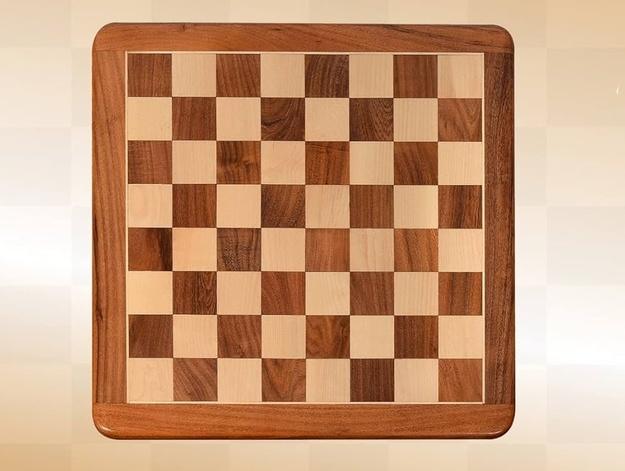
#> input picture object_detection/flat_chess.jpg, 625 x 471 px, shrunk from 1000 x 754 before the run; the run also reads 1 picture not shown here
$ jupyter execute corner_detection.ipynb
#> lines starting #> are read from the running program, lines starting #| are printed output that depends on the picture; after the words box and inside, x2 and y2 are one past the last pixel; in counts of white or black regions, pixels touching at a corner belong together
Corner Detection

[cell 1]
# The image data
import cv2
import numpy as np
import matplotlib.pyplot as plt

[cell 2]
flat_chess = cv2.imread('flat_chess.jpg')
#> flat_chess is the input picture: shape (471, 625, 3); mean B, G, R 125.6, 157.4, 200
flat_chess = cv2.cvtColor(flat_chess, cv2.COLOR_BGR2RGB)
plt.imshow(flat_chess)

[cell 3]
gray_flat_chess = cv2.cvtColor(flat_chess, cv2.COLOR_BGR2GRAY)
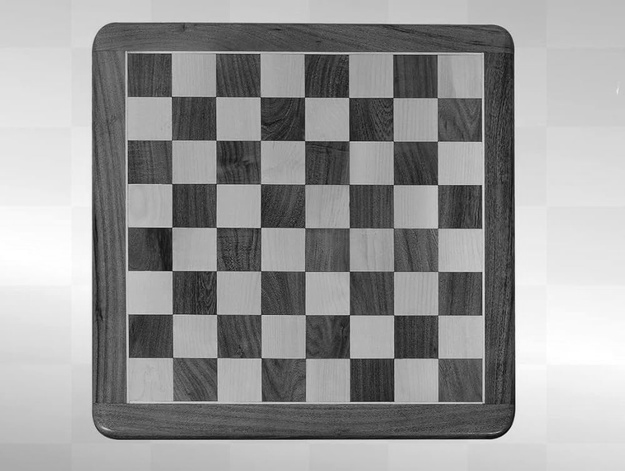
#> gray_flat_chess: shape (471, 625); min 5, max 255, mean 152.8
plt.imshow(gray_flat_chess, cmap='gray')

[cell 4]
real_chess = cv2.imread('real_chess.jpg')
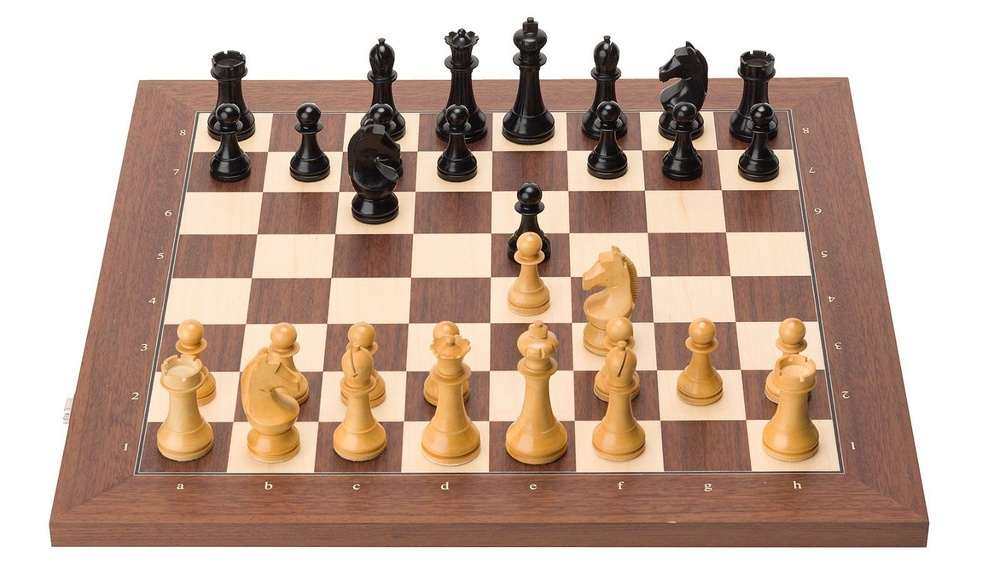
#> input picture object_detection/real_chess.jpg, 1000 x 575 px, shrunk from 1600 x 920 before the run
#> real_chess is the input picture: shape (575, 1000, 3); mean B, G, R 156.3, 171.9, 196.1
real_chess = cv2.cvtColor(real_chess, cv2.COLOR_BGR2RGB)
plt.imshow(real_chess)

[cell 5]
gray_real_chess = cv2.cvtColor(real_chess, cv2.COLOR_BGR2GRAY)
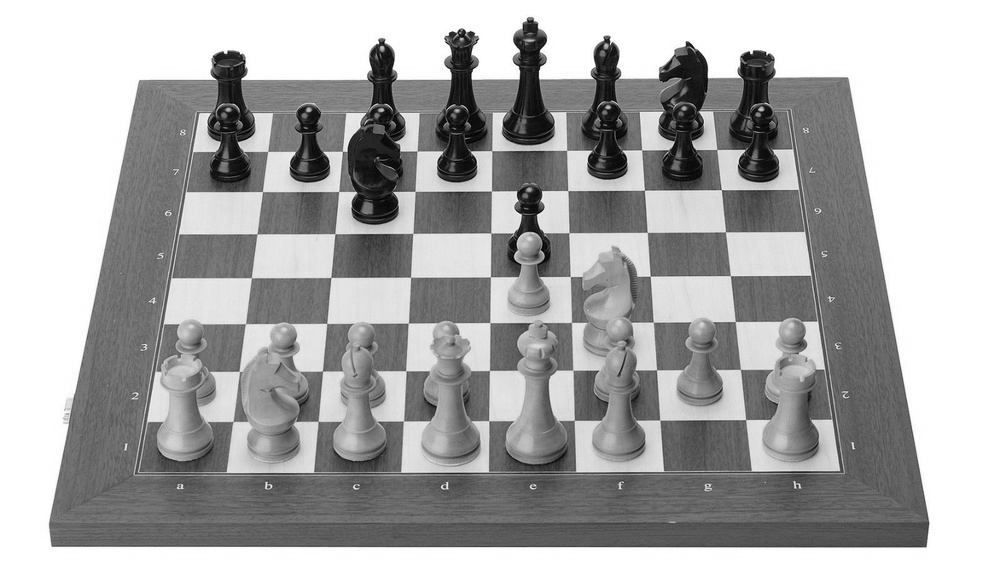
#> gray_real_chess: shape (575, 1000); min 0, max 255, mean 170
plt.imshow(gray_real_chess, cmap='gray')

Harris Corner Detection
- src input single-channel 8-bit or floating-point image.
- dst image to store the Herris detector response. It has the type CV_32FC1 and the same size as src.
- blockSize Neighborhood size.
- ksize Apreture parameter for the Sobel filter.
- K Herris deterctor free parameter. See the formula in DocString.
- borderType pixel extrapolaration method.

[cell 6]
# Convert Gray scale image to float values
gray = np.float32(gray_flat_chess)

#Corner Harris Detection
dst = cv2.cornerHarris(src=gray,blockSize=2,ksize=3,k=0.04)

# result is dilated for marking the corners, not important to actual corner detection
dst = cv2.dilate(dst,None)
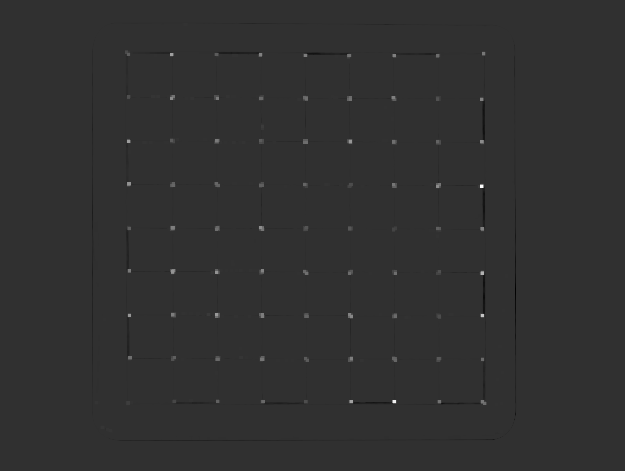
#> dst: shape (471, 625) float32; min -9621133, max 41442080, mean 35925.5; drawn with min black and max white

# Threshold for an optimal value, it may vary depending on the image
flat_chess[dst>0.01*dst.max()]=[255,0,0]
#> flat_chess: shape (471, 625, 3); mean R, G, B 200.7, 156.4, 124.9

plt.imshow(flat_chess)

[cell 7]
# Convert Gray scale Image to float Values
gray = np.float32(gray_real_chess)
#> gray: shape (575, 1000) float32

# Corner Herris Detection
dst = cv2.cornerHarris(src=gray, blockSize=2, ksize=3, k=0.04)
#> dst: shape (575, 1000) float32

# result is  diluted for marking the corners, not important to actual corner detection
dst = cv2.dilate(dst, None)
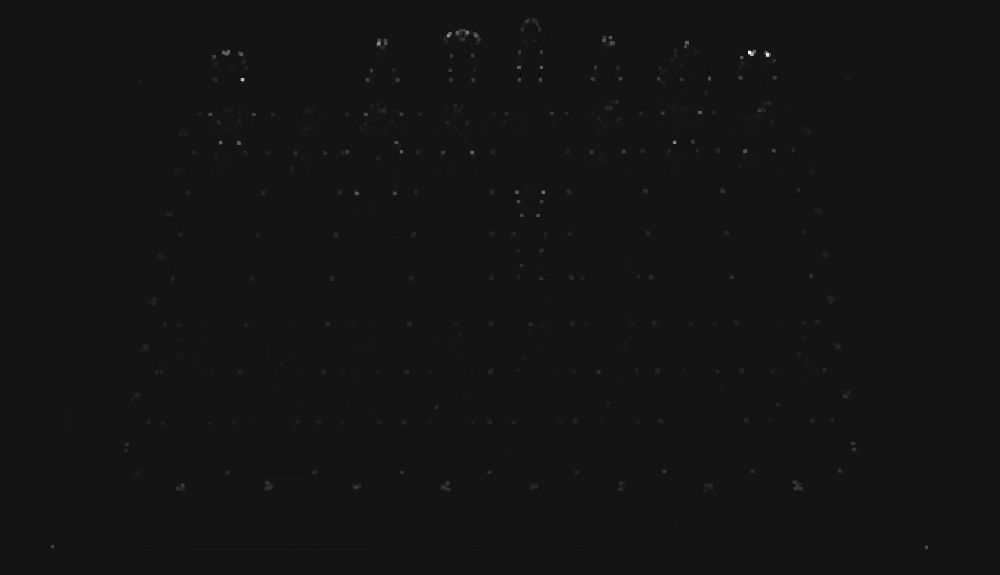
#> dst: shape (575, 1000) float32; min -15900823, max 178591968, mean 176498.1; drawn with min black and max white

# Threshold for an optimal value, it may vary depending on the image.
real_chess[dst>0.01*dst.max()] = [255,0,0]
#> real_chess: shape (575, 1000, 3); mean R, G, B 197.7, 169.9, 154.5

plt.imshow(real_chess)

Shi-Tomasi corner Detector and Good Feature Tracker Path
- image input 8-bit or floating-point 32-bit, single-channel image.
- corners output vector of detected corners.
- maxCorners Maximum numbers of corners to return. If there are more corners than are found the strongest of them returned.
- qualityLevel parameter characterizing the minimal eigenvalue of herris function response. The corners with quality measures = 1500, and the qualityLevel = 0.01, then all the corners with the quality measure less than quality measure = 1500, and the qualityLevel=0.01, then all the corners with the quality less than 15 are rejected.

[cell 8]
# Need to reset the images since we drew on them
flat_chess = cv2.imread('flat_chessboard.jpeg')
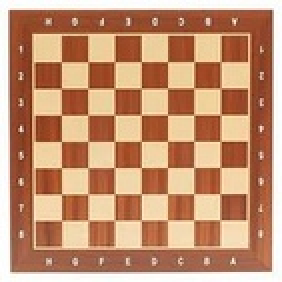
#> input picture object_detection/flat_chessboard.jpeg, 141 x 141 px, shrunk from 225 x 225 before the run (shown 2 times larger)
#> flat_chess is the input picture: shape (141, 141, 3); mean B, G, R 113.1, 145.6, 195.5
flat_chess = cv2.cvtColor(flat_chess, cv2.COLOR_BGR2RGB)
gray_flat_chess = cv2.cvtColor(flat_chess, cv2.COLOR_BGR2GRAY)
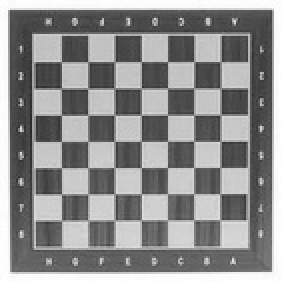
#> gray_flat_chess: shape (141, 141) (shown 2 times larger); min 40, max 255, mean 141.6

[cell 9]
corners = cv2.goodFeaturesToTrack(gray_flat_chess,5,0.01,10)
#> corners = [[135, 5], [71, 30], [5, 5], [30, 70], [71, 83]]
corners = np.int0(corners)

for i in corners:
    x,y = i.ravel()
    cv2.circle(flat_chess,(x,y),3,255,-1)
#> this loop made 5 passes
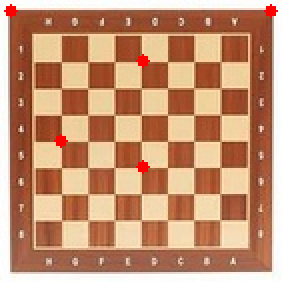
#> flat_chess: shape (141, 141, 3) (shown 2 times larger); mean R, G, B 196, 144.4, 112.2

plt.imshow(flat_chess)

[cell 10]
corners = cv2.goodFeaturesToTrack(gray_flat_chess,25,0.01,10)
#> corners = 25 rows, first 8: [135, 5], [71, 30], [5, 5], [30, 70], [71, 83], [10, 65], [111, 58], [30, 58]
corners = np.int0(corners)

for i in corners:
    x,y = i.ravel()
    cv2.circle(flat_chess,(x,y),3,255,-1)
#> this loop made 25 passes
#> (x, y) on passes 1 to 12: (135, 5), (71, 30), (5, 5), (30, 70), (71, 83), (10, 65), (111, 58), (30, 58), (83, 30), (31, 83), (30, 30), (58, 45)
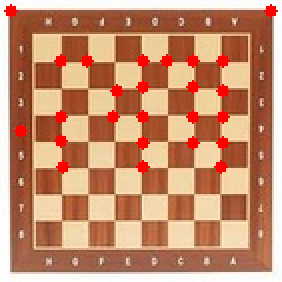
#> flat_chess: shape (141, 141, 3) (shown 2 times larger); 2.92% of pixels changed, all inside (x1, y1, x2, y2) = (7, 27, 115, 87)

plt.imshow(flat_chess)

[cell 11]
real_chess = cv2.imread('real_chessboard.jpg')
real_chess = cv2.cvtColor(real_chess,cv2.COLOR_BGR2RGB)
gray_real_chess = cv2.cvtColor(real_chess,cv2.COLOR_BGR2GRAY)

[cell 12]
corners = cv2.goodFeaturesToTrack(gray_real_chess,80,0.01,10)
#> corners = 80 rows, first 8: [751, 53], [767, 53], [238, 142], [378, 43], [686, 42], [456, 32], [242, 79], [466, 32]
corners = np.int0(corners)

for i in corners:
    x,y = i.ravel()
    cv2.circle(real_chess,(x,y),3,255,-1)
#> this loop made 80 passes
#> (x, y) on passes 1 to 12: (751, 53), (767, 53), (238, 142), (378, 43), (686, 42), (456, 32), (242, 79), (466, 32), (673, 142), (612, 43), (226, 53), (219, 142)
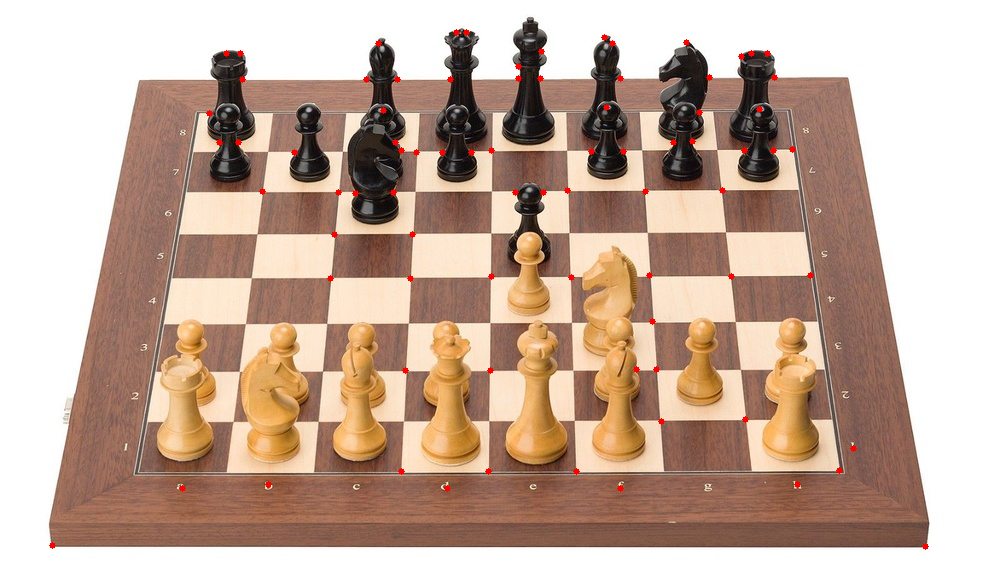
#> real_chess: shape (575, 1000, 3); mean R, G, B 196.5, 171.3, 155.8

plt.imshow(real_chess)
